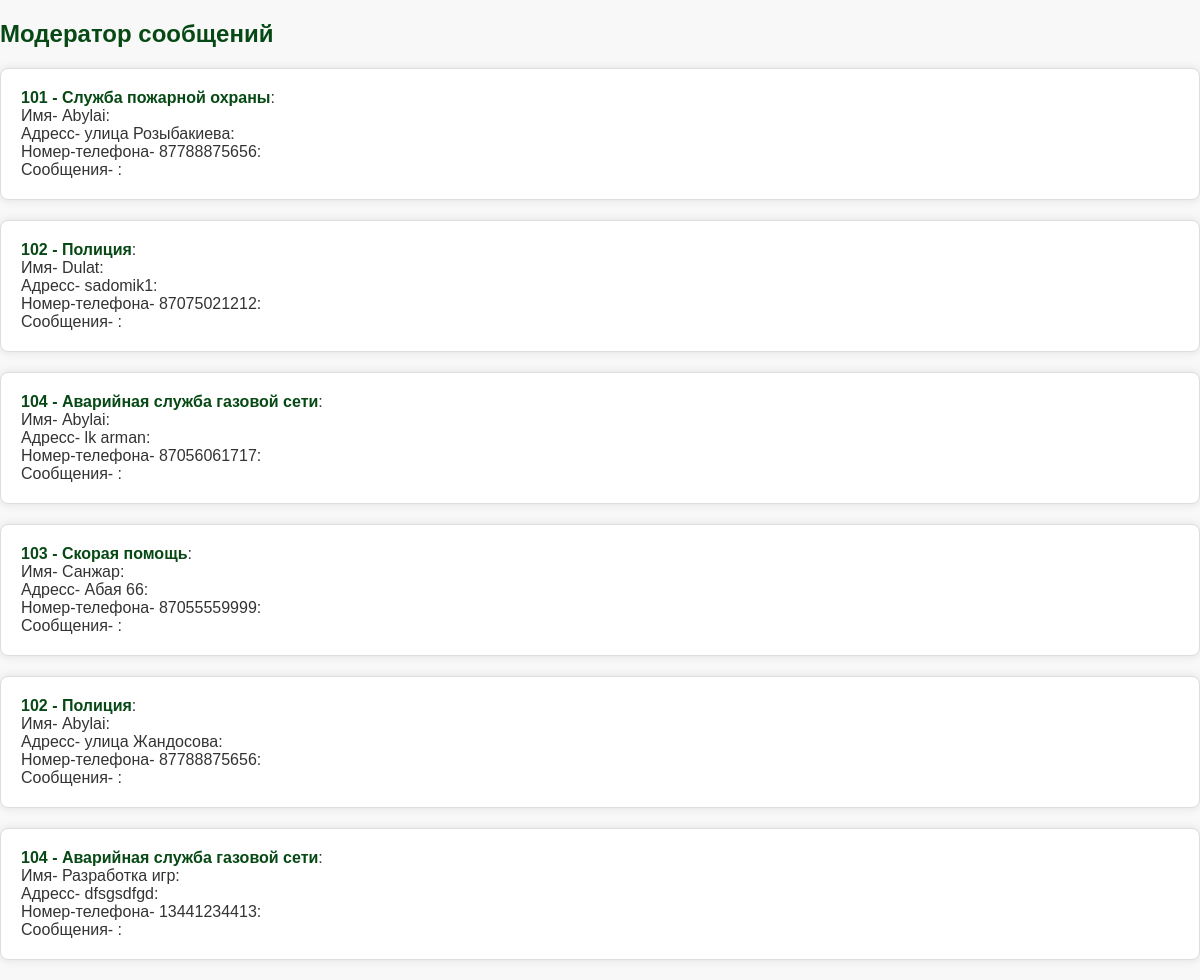
Page /moderator-notifications/ on the earlier database version.
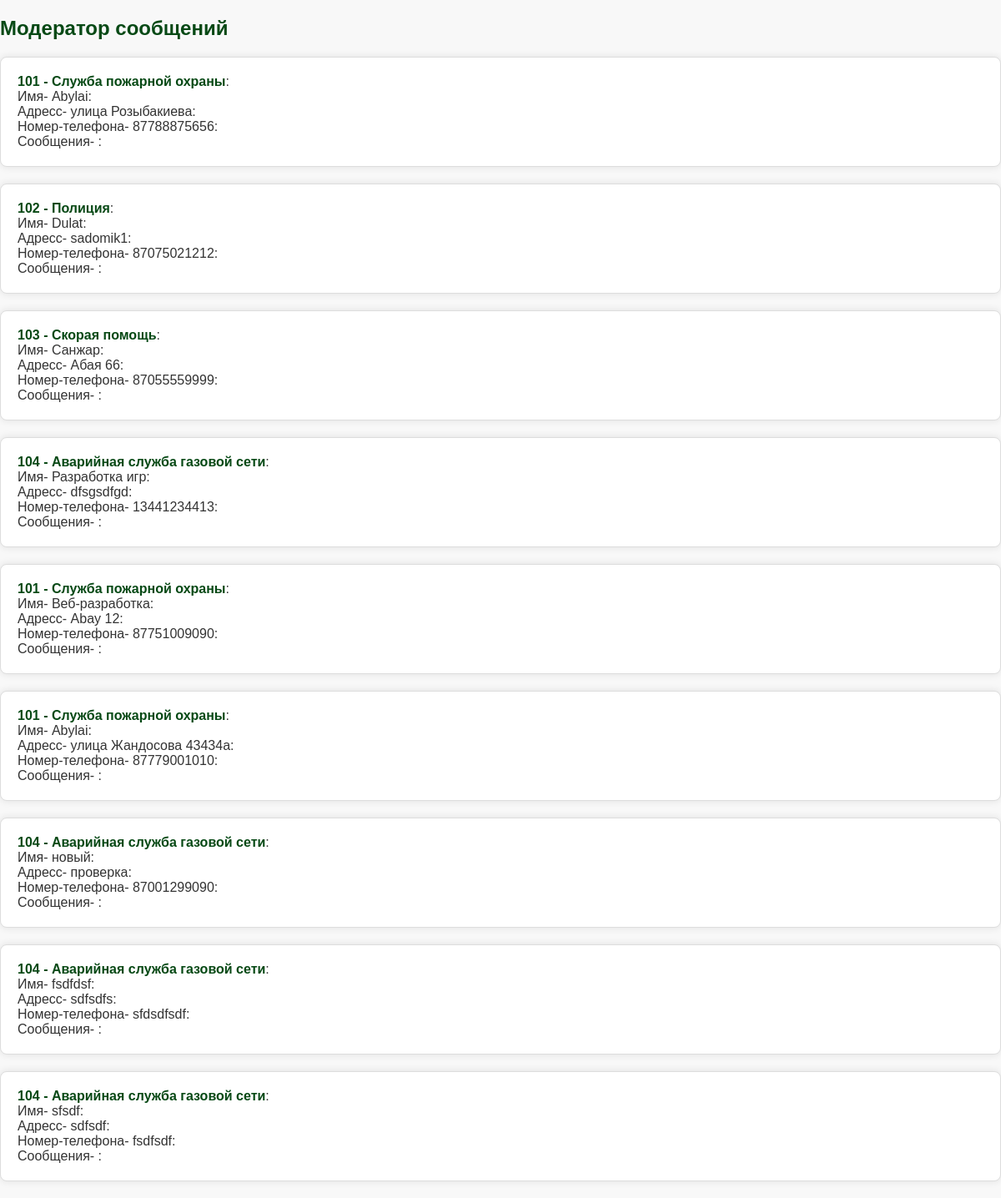
Same page on the later database version.
### back/models.py (models this page shows, shortened)
class Notification(models.Model):
    organ = models.ForeignKey(Organ, on_delete=models.CASCADE)
    name = models.CharField(max_length=50, default="")
    address = models.CharField(max_length=255)
    description = models.CharField(max_length=255, default="")
    phone_number = models.CharField(max_length=100, default="")
    timestamp = models.DateTimeField(auto_now_add=True)

class Organ(models.Model):
    title = models.CharField(max_length=100, default="Default Title")
    description = models.TextField(default="")

### back/views.py (the view)
# urls.py: path('moderator-notifications/', views.moderator_notifications, name='moderator_notifications'),
def moderator_notifications(request):
    notifications = Notification.objects.all()
    return render(request, 'back/moderator_notifications.html', {'notifications': notifications})

### back/templates/back/moderator_notifications.html (shortened to what this page needs)
{% load static %}
<!DOCTYPE html>
<html lang="en">
<head>
    <link rel="stylesheet" href="{% static 'back/css/moderator.css' %}">
</head>
<body>
    <h2>Модератор сообщений</h2>
    <ul>
        {% for notification in notifications %}
            <li>
                <strong>{{ notification.organ.title }} - {{ notification.organ.description }}</strong>:
                <br>
                Имя- {{ notification.name }}:
                <br>
                Адресс- {{ notification.address }}:
                <br>
                Номер-телефона- {{ notification.phone_number }}:
                <br>
                Сообщения- {{ notification.description }}:
            </li>
        {% endfor %}
    </ul>
</body>
</html>

### back/static/back/css/moderator.css (style rules this page uses)
body { font-family: 'Arial', sans-serif; background-color: #f8f8f8; margin: 0; padding: 0; color: #333; }
h2 { color: #074915; }
ul { list-style: none; padding: 0; margin: 20px 0; }
li { background-color: #fff; border: 1px solid #ddd; border-radius: 8px; padding: 20px; margin-bottom: 20px; box-shadow: 0 0 10px rgba(0, 0, 0, 0.1); }
strong { color: #074915; }

Differences in the rows shown:
removed Notification: organ "104", organ.description "Аварийная служба газовой сети", name "Abylai", address "lk arman", phone_number "87056061717"
removed Notification: organ "102", organ.description "Полиция", name "Abylai", address "улица Жандосова", phone_number "87788875656"
added Notification: organ "101", organ.description "Служба пожарной охраны", name "Веб-разработка", address "Abay 12", phone_number "87751009090"
added Notification: organ "101", organ.description "Служба пожарной охраны", name "Abylai", address "улица Жандосова 43434а", phone_number "87779001010"
added Notification: organ "104", organ.description "Аварийная служба газовой сети", name "новый", address "проверка", phone_number "87001299090"
added Notification: organ "104", organ.description "Аварийная служба газовой сети", name "fsdfdsf", address "sdfsdfs", phone_number "sfdsdfsdf"
added Notification: organ "104", organ.description "Аварийная служба газовой сети", name "sfsdf", address "sdfsdf", phone_number "fsdfsdf"
